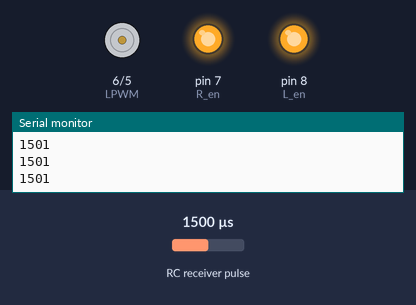
This sketch was run on a simulated Arduino Uno, built with avr-gcc and run on an emulated ATmega328P. Parts: motor-driver pin pairs drawn as motors (green arrow = first pin HIGH = forward, orange = second pin HIGH = backward, longer = more drive), output pins drawn as LEDs (lit = HIGH), the last lines printed to the serial monitor. Wiring (inferred from the names in the program): RC receiver channel: data pin 10. The test bench sets the inputs (shaded band); at power-on: RC receiver pulse 1500 µs.

Above: at 1.2 s.
1.3 s: RC receiver pulse (sensor on pin 10) set to 1116 µs
2.8 s: RC receiver pulse (sensor on pin 10) set to 1086 µs
At 3.2 s:
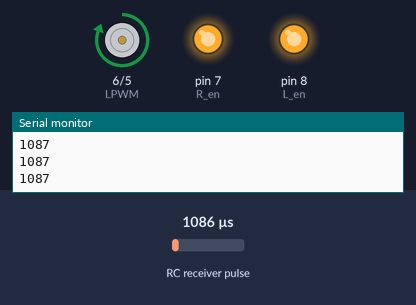
4.3 s: RC receiver pulse (sensor on pin 10) set to 1392 µs
5.8 s: RC receiver pulse (sensor on pin 10) set to 1405 µs
At 6.6 s:
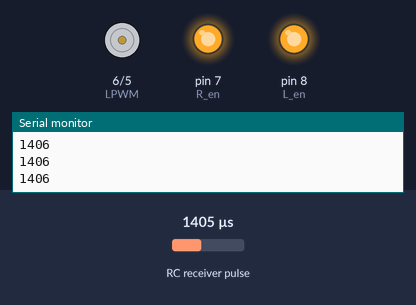
7.3 s: RC receiver pulse (sensor on pin 10) set to 1888 µs
8.8 s: RC receiver pulse (sensor on pin 10) set to 1915 µs
At 10.2 s:
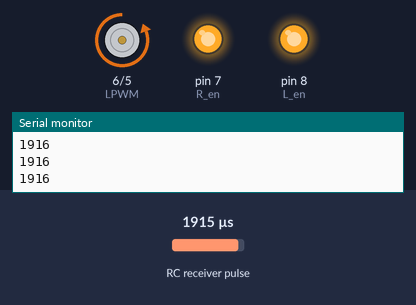
Timing chart, 0 to 11.3 s (numbered marks = the images above; inputs shaded):
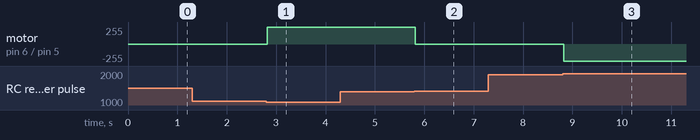

Measured:
- the behaviour switches between 1100 and 1099 µs on RC receiver pulse (sensor on pin 10) (found by bisection; images 0 and 1)
- the behaviour switches between 1398 and 1399 µs on RC receiver pulse (sensor on pin 10) (found by bisection; images 1 and 2)
- the behaviour switches between 1898 and 1899 µs on RC receiver pulse (sensor on pin 10) (found by bisection; images 2 and 3)
- after the input at 2.8 s, motor on pin 6 (LPWM) / pin 5 (RPWM): stopped → forward 255/255 at once
- after the input at 5.8 s, motor on pin 6 (LPWM) / pin 5 (RPWM): forward 255/255 → stopped at once
- after the input at 8.8 s, motor on pin 6 (LPWM) / pin 5 (RPWM): stopped → backward 255/255 at once

The sketch:

ddm_sys2_.ino
```cpp
int Ch3_door_pin= 10;
int Door=0;

int R_en=7;
int L_en=8;
int RPWM=5;
int LPWM=6;

void setup()
{
  pinMode(Ch3_door_pin,INPUT);
  pinMode(R_en, OUTPUT);
  pinMode(L_en, OUTPUT);
  pinMode(RPWM, OUTPUT);
  pinMode(LPWM, OUTPUT);

  digitalWrite(R_en, HIGH);
  digitalWrite(L_en, HIGH);

  Serial.begin(9600);
 }


void loop() {
// -------DOOR OPENING------------------------
    Door=pulseIn(Ch3_door_pin, HIGH);
    Serial.println(Door);

    if (Door >= 900 && Door <=1100) //switch on transmitter is upward position= FORWARD
    {
        digitalWrite(RPWM, LOW);
        digitalWrite(LPWM, HIGH);

    }
    if (Door >= 1400 && Door <=1500) //switch on transmitter is in middle position= STOP
    {
        digitalWrite(RPWM, LOW);
        digitalWrite(LPWM, LOW);
    }
    if (Door >=1900 && Door <= 2000) // switch on transmitter is in downward position= BACKWARDS
    {
        digitalWrite(RPWM, HIGH);
        digitalWrite(LPWM, LOW);

    }


   // delay(100);
}
```
